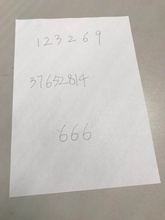
%> input picture DMT04/input/input.jpg, 165 x 220 px, shrunk from 1080 x 1440 before the run
$ octave --eval "result = findContour(imread('../input/input.jpg'));"   (GNU Octave 9; MATLAB toolbox functions it lacks are replaced by stand-ins)
%> lines starting %> are read from the running program, lines starting %| are printed output that depends on the picture; in (x1, y1, x2, y2) boxes, pixels count from 0 and x2, y2 are one past the last pixel; in counts of white or black regions, pixels touching at a corner belong together; the program's own positions count from 1
### DMT04/src/min_median_max_filter2d.m
function [ output_img ] = min_median_max_filter2d(img, filterSize_h, filterSize_w, handle, paddingElement, whetherDraw)

if nargin == 4
    paddingElement = 0;
    whetherDraw = false;
elseif nargin == 5
    whetherDraw = false;
end

img = double(img);
[h, w] = size(img);
output_img = zeros(h, w);
halfFilterLength_h = floor(filterSize_h / 2);
halfFilterLength_w = floor(filterSize_w / 2);
temp_matrix = zeros(filterSize_h, filterSize_w);

for i = 1 : h
    for j = 1 : w
        for m = -1 * halfFilterLength_h : halfFilterLength_h
            for n = -1 * halfFilterLength_w : halfFilterLength_w
                 if ((i + m) < 1 || (i + m) > h)
                    % over border 1
                    % padding
                    element = paddingElement;
                 elseif ((j + n) < 1 || (j + n) > w)
                    element = paddingElement;
                 else
                     element = img(i + m, j + n);
                 end
                 temp_matrix(m + halfFilterLength_h + 1, n + halfFilterLength_w + 1) = element;
            end
        end
        output_img(i, j) = handle(temp_matrix(:));
    end
end

output_img = uint8(output_img);
img = uint8(img);

if true == whetherDraw
    subplot(2, 1, 1);
    imshow(img);
    title('origin');

    subplot(2, 1, 2);
    imshow(output_img);
    title('after filter');
end

end

### DMT02/findContour.m
% [105 lines left out: function findContour, not called in this run]

### DMT04/src/findContour.m
function [output] = findContour( input)

input_gray = rgb2gray(input);
[input_m, input_n] = size(input_gray);
%> input_m = 220; input_n = 165

% Clear Noisy
input_gray = filter2(fspecial('average',5),input_gray);
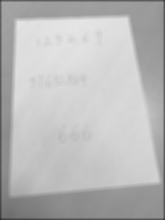
%> input_gray: size 220x165 double; min 39.76, max 229.6, mean 186.1
% corrupt
input_bw = edge(input_gray);
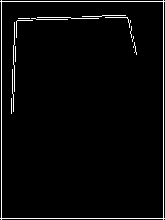
%> input_bw: size 220x165 logical; 3.2% white in thin lines or dots
input_bw_uint8 = zeros(input_m, input_n);
input_bw_uint8(input_bw == 1) = 0;
%> input_bw_uint8: size 220x165 double; every value is 0
input_bw_uint8(input_bw == 0) = 255;
%> input_bw_uint8: size 220x165 double; 96.8% white; black in thin lines or dots
input_bw_min = min_median_max_filter2d(input_bw_uint8, 3, 3, @min);
%> after the loop in min_median_max_filter2d, `for i = 1 : h`:
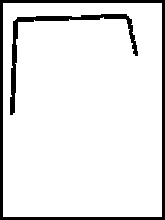
%> output_img: size 220x165 double; 90.6% white; 2 black regions, box (x1, y1, x2, y2) and area: (0, 0, 165, 220) 2274, (10, 14, 138, 115) 1130
%> after the loop in min_median_max_filter2d, `for i = 1 : h`: element = 0; temp_matrix = [0 0 0; 0 255 0; 0 0 0]
%> in min_median_max_filter2d, `img = uint8(img);`: img: size 220x165 uint8; 96.8% white; black in thin lines or dots
input_bw_min = min_median_max_filter2d(input_bw_min, 3, 3, @max);
%> call 2 of min_median_max_filter2d, with filterSize_h = 3, filterSize_w = 3
%> after the loop in min_median_max_filter2d (call 2), `for i = 1 : h`:
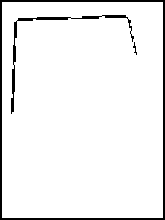
%> output_img: size 220x165 double; 94.2% white; 3 black regions (1 under 20 px), largest, box (x1, y1, x2, y2) and area: (0, 0, 165, 220) 1524, (11, 15, 134, 114) 553
%> after the loop in min_median_max_filter2d (call 2), `for i = 1 : h`: temp_matrix = [0 0 0; 0 0 0; 0 0 0]

% figure, imshow(input_bw_min);
input_bw_edge = edge(input_bw_min);
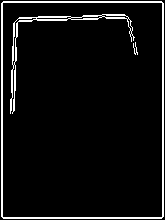
%> input_bw_edge: size 220x165 logical; 6.2% white in thin lines or dots

%
threshold_padding = 10;

% Make segements
segement = bwlabel(input_bw_edge);
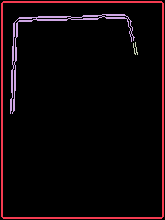
%> segement: size 220x165 double; 4 distinct labels, from 0 to 3; one colour per label, 0 black
first_segement_num = 1;
segement_num = max(segement(:));
%> segement_num = 3


% Pick Up result images
pieceIndex = 0;
output = {};
ROISet = {};

for m = 1 : input_m
    for n = 1 : input_n
        if (segement(m, n) ~= 0)
            % find one segment
            now_segement = segement(m, n);
            [row, col] = find(segement == now_segement);
            row_min = min(row(:));
            row_max = max(row(:));
            col_min = min(col(:));
            col_max = max(col(:));
            if row_min < input_m - threshold_padding && row_min > threshold_padding...
            && col_min < input_n - threshold_padding && col_min > threshold_padding...
            && (abs(row_max - row_min) > 5 || abs(col_max - col_min) > 5)
                segement(row_min : row_max, col_min : col_max) = 0;
                pieceIndex = pieceIndex + 1;
                ROISet{pieceIndex} = [col_min row_min col_max - col_min row_max - row_min];
            end
        end
    end
end
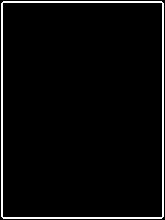
%> segement: size 220x165 double; values 0 (black) and 1 (white), 4.1% white in thin lines or dots
%> after the loop, ROISet = {[11 15 124 99], [136 43 2 12]}; col = 1496 values from 2 to 164; col_max = 164; col_min = 2; now_segement = 1; pieceIndex = 2; row = 1496 values, max 219 at index 434, min 2 at index 431, mean 110.5; row_max = 219; row_min = 2
ROISet = sortROI(ROISet);
%> the loop in sortROI, `for outerIndex = 1 : setSize` made 2 passes
%> after the loop in sortROI, `for outerIndex = 1 : setSize`: set = {[11 15 124 99], [136 43 2 12]}
[~, pieceIndex] = size(ROISet);
for i = 1 : pieceIndex
    output{i} = imcrop(input, ROISet{i});
end
%> this loop made 2 passes
%> after the loop, output = 2 items

    % [33 lines left out: function sortROI, not called in this run]
end
